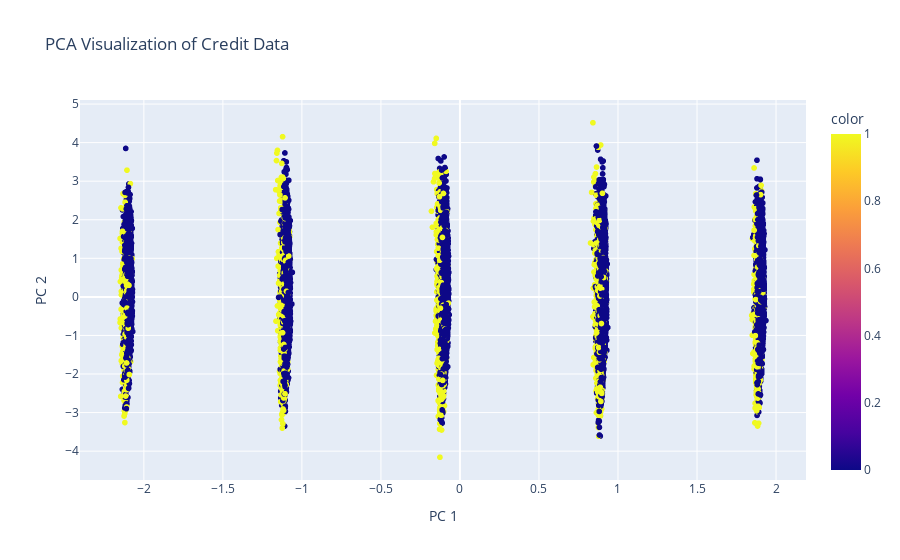

Source (notebook cell):
### Markdown cell above
### 1.1.5. Quick evaluation of our synthetic data

We run a quick Principal Component Analysis (PCA) to inspect if our synthetic data can reasonably distinguish between the default and non-default cases. Our goal is to see whether the default cases (the minority class) are discernible, yet not completely separated from the non-defaults.

### Code cell
numeric_features = ['Income', 'Loan_Amount', 'Credit_Score', 'Debt_to_Income', 'Age']
categorical_features = ['Employment_Status', 'Home_Ownership', 'Loan_Term']
target_feature = 'Default'

# Separate features (X) and target (y)
X = df[numeric_features + categorical_features].copy()
y = df[target_feature].copy()

# Label Encoding for categorical features
le = LabelEncoder()
y = le.fit_transform(y)
for col in categorical_features:  # Assuming you have a list of categorical features
    X[col] = le.fit_transform(X[col])

# Standardize numerical features 
scaler = StandardScaler()
X[numeric_features] = scaler.fit_transform(X[numeric_features])  # Assuming you have a list of numerical features

# 1. PCA (Dimensionality Reduction)
pca = PCA(n_components=2)  # Keep the top 2 components for visualization
X_pca = pca.fit_transform(X)  

# 2. Visualization with Plotly (Interactive)
fig = px.scatter(x=X_pca[:, 0], y=X_pca[:, 1], color=y,
                 labels={'x': 'PC 1', 'y': 'PC 2'},
                 title='PCA Visualization of Credit Data',
                 color_discrete_sequence=['blue', 'red'])  # Customize colors for classes

fig.show()

### Figure 1 — Plotly figure (JSON) as saved in the notebook; plotly's stock layout.template omitted (floating-point values rounded to 4 significant figures; data arrays with more than 128 entries replaced by an {"elided": "..."} marker saying what was removed)
{"data": [{"hovertemplate": "PC 1=%{x}<br>PC 2=%{y}<br>color=%{marker.color}<extra></extra>", "legendgroup": "", "marker": {"color": {"elided": "50000 int values"}, "coloraxis": "coloraxis", "symbol": "circle"}, "mode": "markers", "name": "", "showlegend": false, "type": "scattergl", "x": {"elided": "50000 float values"}, "xaxis": "x", "y": {"elided": "50000 float values"}, "yaxis": "y"}], "layout": {"coloraxis": {"colorbar": {"title": {"text": "color"}}, "colorscale": [[0, "#0d0887"], [0.1111, "#46039f"], [0.2222, "#7201a8"], [0.3333, "#9c179e"], [0.4444, "#bd3786"], [0.5556, "#d8576b"], [0.6667, "#ed7953"], [0.7778, "#fb9f3a"], [0.8889, "#fdca26"], [1, "#f0f921"]]}, "legend": {"tracegroupgap": 0}, "title": {"text": "PCA Visualization of Credit Data"}, "xaxis": {"anchor": "y", "domain": [0, 1], "title": {"text": "PC 1"}}, "yaxis": {"anchor": "x", "domain": [0, 1], "title": {"text": "PC 2"}}}}
